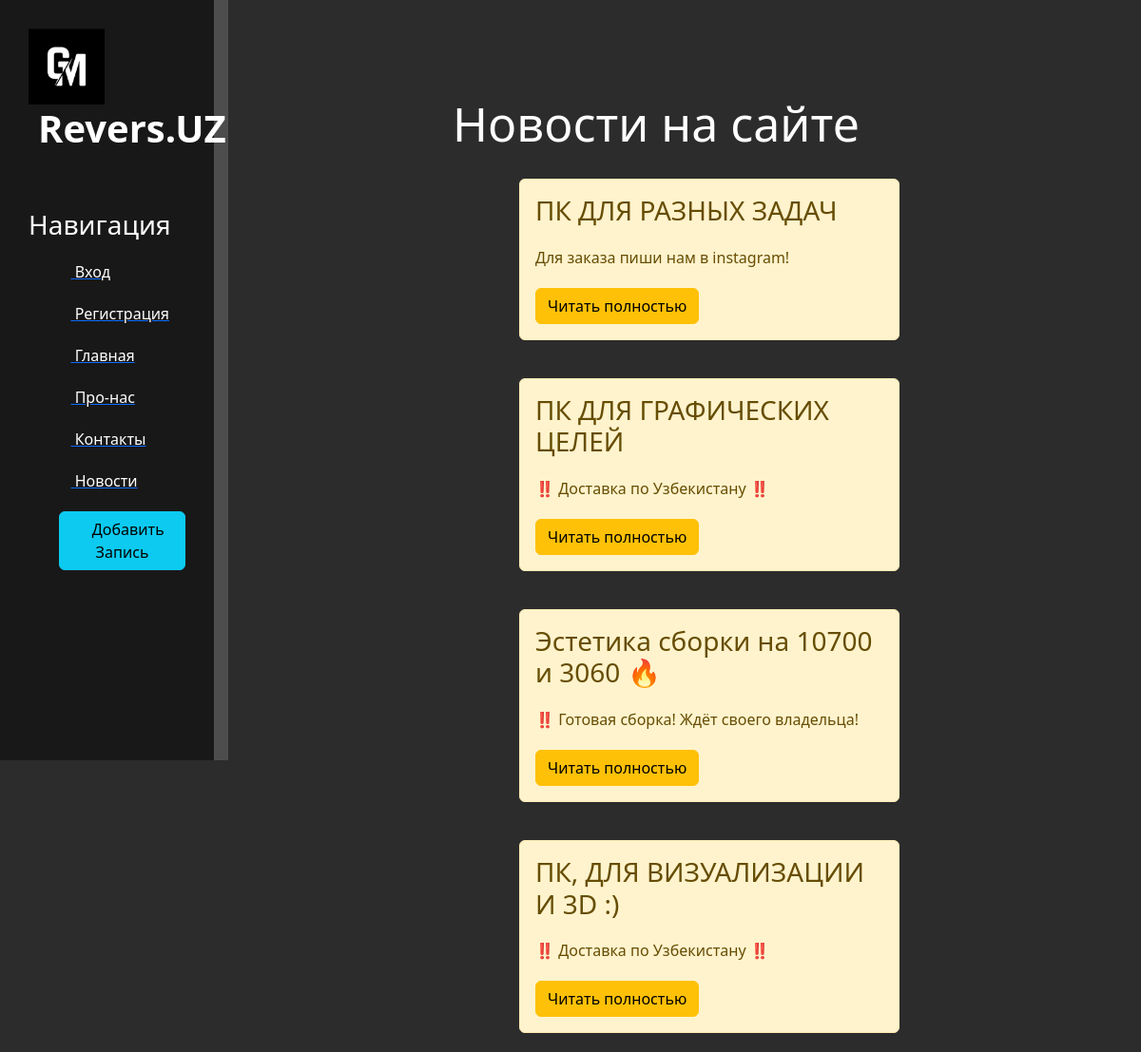
Page /news/ on the committed database.
### news/models.py (models this page shows, shortened)
class Articles(models.Model):
    title = models.CharField('Название', max_length=50)
    anons = models.CharField('Анонс', max_length=250)
    full_text = models.TextField('Статья')
    date = models.DateTimeField('Дата публикации')
    class Meta:
        verbose_name = 'Новость'
        verbose_name_plural = 'Новости'

### news/views.py (the view)
# urls.py: path('', views.news_home, name = 'news_home'),
def news_home(request):
    news = Articles.objects.order_by('-date')
    return render(request, 'news/news_home.html', {'news': news})

### news/templates/news/news_home.html (shortened to what this page needs)
{% extends 'main/layout.html' %}
{% block content %}
    <div class="features">
         <h1>Новости на сайте</h1>
        {% if news %}
            {% for el in news %}
                <div class="alert alert-warning">
                    <h3>{{ el.title }}</h3>
                    <p>{{ el.anons }}</p>
                    <a href="{% url 'news-detail' el.id %}" class="btn btn-warning">Читать полностью</a>
                </div>
            {% endfor %}
        {% else %}
            <p>У вас нет записей!</p>
        {% endif%}
    </div>
{% endblock %}

### main/templates/main/layout.html (shortened to what this page needs)
{% load static %}
<!DOCTYPE html>
<html lang="en" xmlns="http://www.w3.org/1999/html">
<head>
    <link rel="stylesheet" href="https://cdn.jsdelivr.net/npm/bootstrap@5.2.3/dist/css/bootstrap.min.css">
    <link rel="stylesheet" href="{% static 'main/css/main.css' %}">
    <link rel="stylesheet" href="https://cdn.jsdelivr.net/npm/@fortawesome/fontawesome-free@6.2.1/css/fontawesome.min.css">
</head>
<body>
    <aside>
        <img src="{% static 'main/img/Revers.uz.png' %}" alt="Лого">
        <span class="logo">Revers.UZ</span>
        <h3>Навигация</h3>
        <ul>
            {% if user.is_authenticated %}
                <a href="{% url 'logout' %}"><li><i class="fa-regular fa-house"></i> Выход </li></a>
            {% else %}
                <a href="{% url 'login' %}"><li><i class="fa-regular fa-house"></i> Вход </li></a>
                <a href="{% url 'register' %}"><li><i class="fa-regular fa-house"></i> Регистрация </li></a>
            {% endif %}
            <a href="{% url 'home' %}"><li><i class="fa-regular fa-house"></i> Главная </li></a>
            <a href="{% url 'about' %}"><li><i class="fa-solid fa-address-card"></i> Про-нас </li></a>
            <a href="{% url 'contact' %}"><li><i class="fa-regular fa-address-book"></i> Контакты </li></a>
            <a href="{% url 'news_home' %}"><li><i class="fa-regular fa-address-book"></i> Новости </li></a>
            <a href="{% url 'create' %}"><li><button class="btn btn-info"><i class="fas fa-plus-circle"></i>Добавить Запись</button></li></a>
        </ul>
    </aside>
    <main>
        {% block content %}
        {% endblock %}
    </main>
</body>
</html>

### main/static/main/css/main.css (style rules this page uses)
body { background: #2c2c2c; }
aside { float: left; background: #181818; width: 20%; padding: 2.5%; height: 100vh; color: #fff; border-right: 15px solid #4d4d4d }
aside img { width: 80px; float: left; }
aside .logo { font-size: 40px; margin-left: 10px; font-weight: bold; position: relative; top: -5px; }
aside h3 { margin-top: 50px; font-size: 28px; }
aside ul { list-style: none }
aside ul li { color: #fff; display: block; margin-top: 20px; transform: all .6s ease; }
main .features { float: left; color: #fff; margin-top: 100px; text-align: center; width: 75%; }
main .features h1 { font-size: 50px; }
main .features p { max-width: 400px; margin: 20px auto }
.alert-warning { float:left; clear: both; width: 400px; margin: 20px 34%; text-align: left; }

### rows in the picture
Articles: title "ПК ДЛЯ РАЗНЫХ ЗАДАЧ", anons "Для заказа пиши нам в instagram!"
Articles: title "ПК ДЛЯ ГРАФИЧЕСКИХ ЦЕЛЕЙ", anons "‼️ Доставка по Узбекистану ‼️"
Articles: title "Эстетика сборки на 10700 и 3060 🔥", anons "‼️ Готовая сборка! Ждёт своего владельца!"
Articles: title "ПК, ДЛЯ ВИЗУАЛИЗАЦИИ И 3D :)", anons "‼️ Доставка по Узбекистану ‼️"
